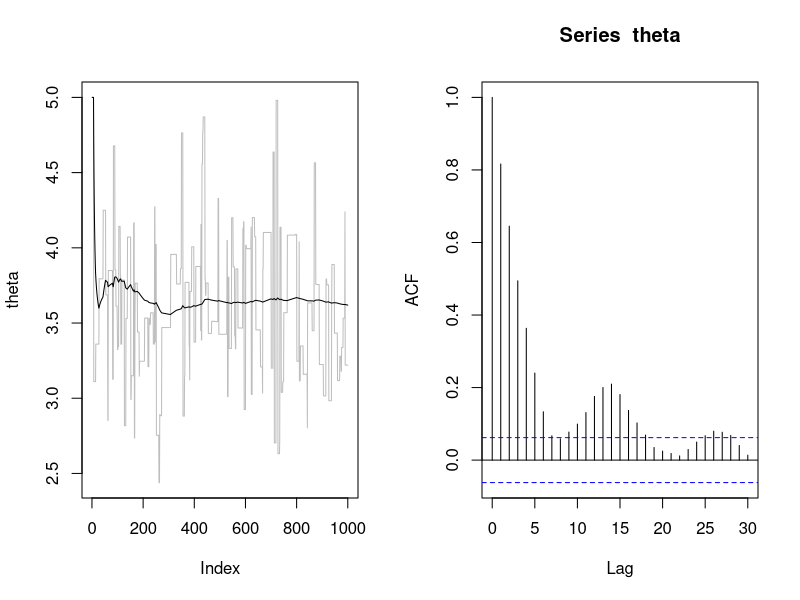
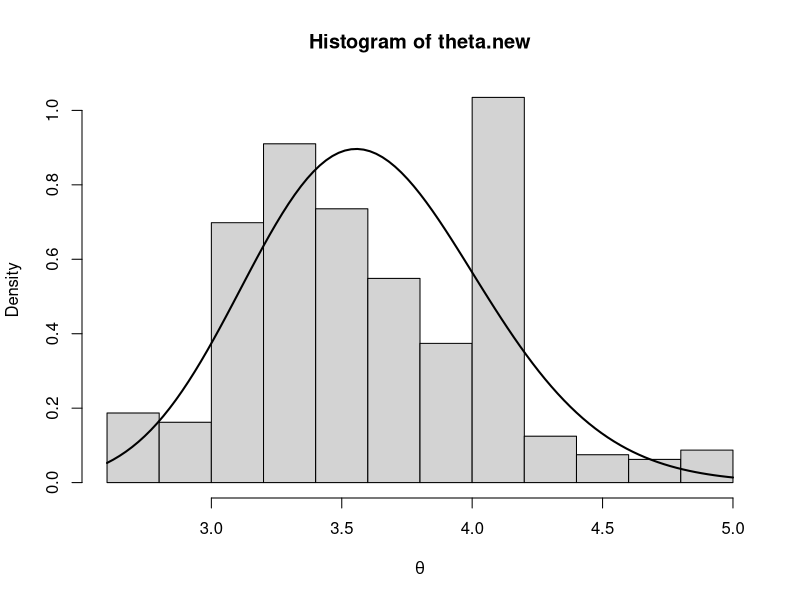
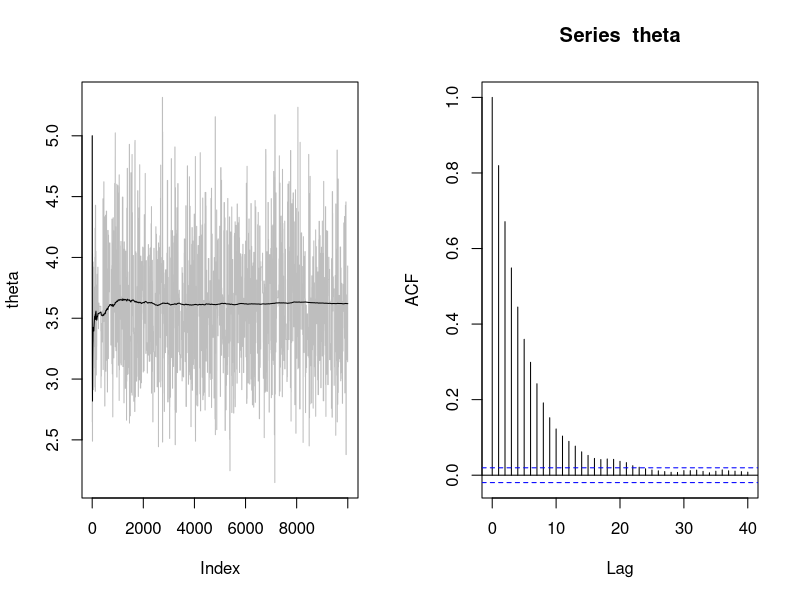
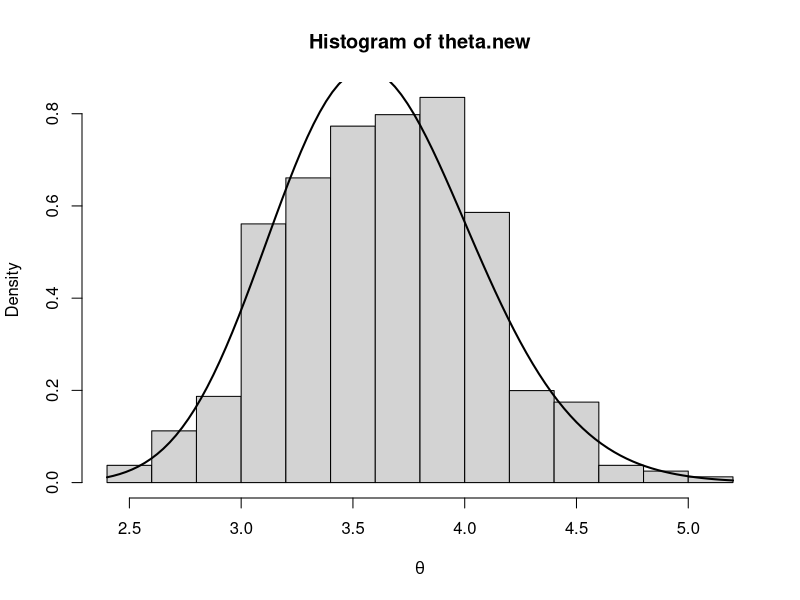
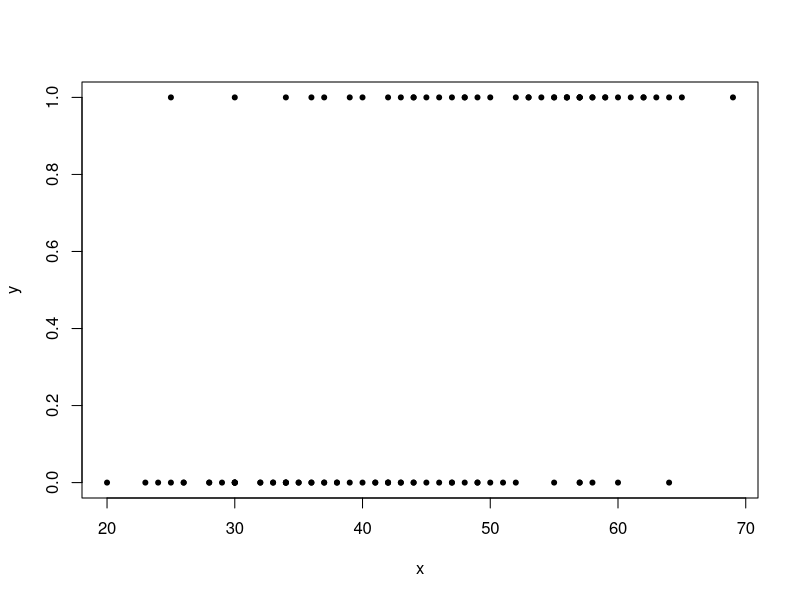
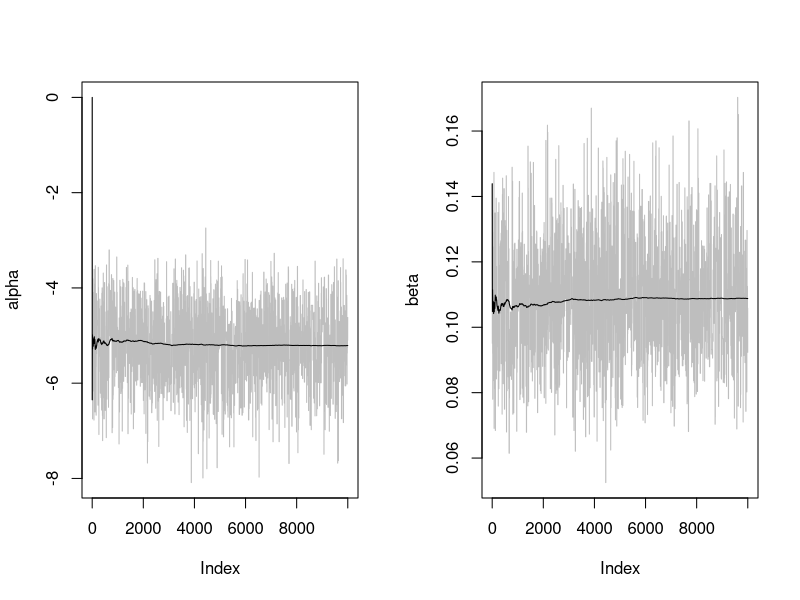
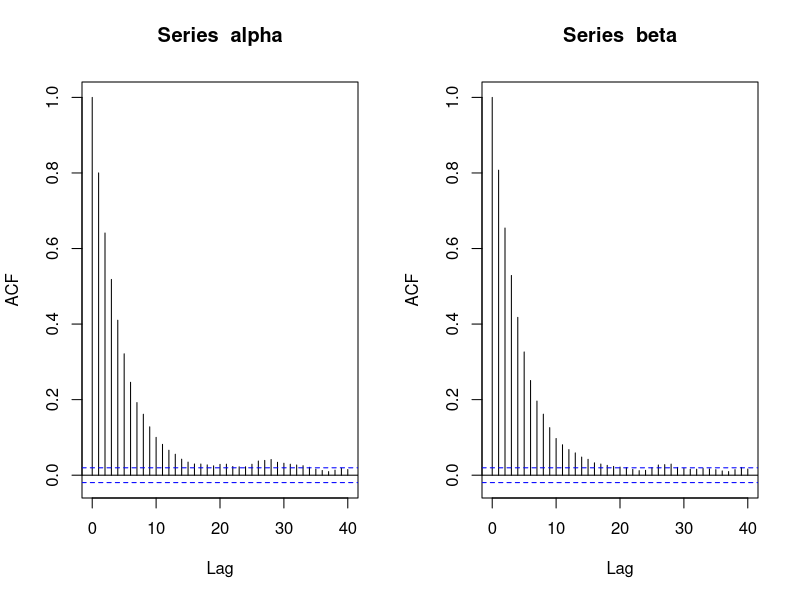
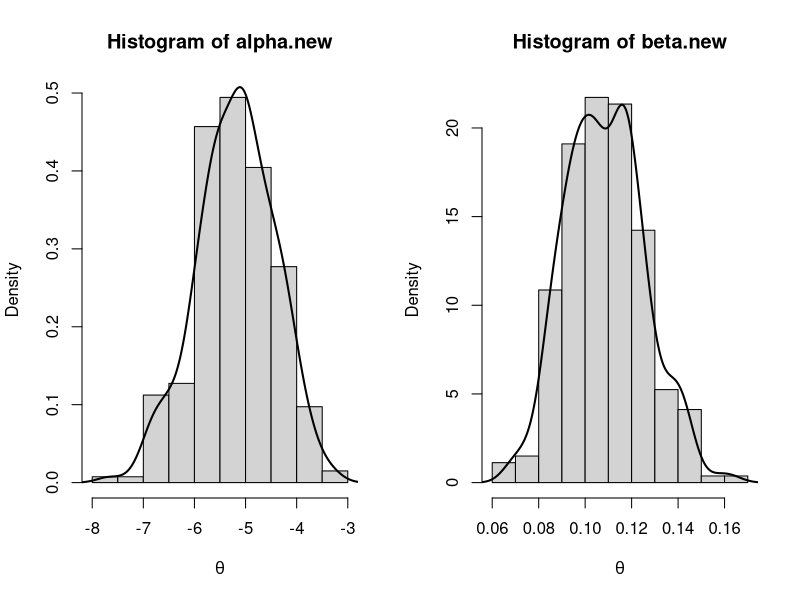

Write the R code that produced these figures, in order.
## ---- chunk 1
#| echo: true
#| eval: true

rm(list = ls())

B <- 1000
warmup <- 0.6

# Prior hyperparameters:
a <- 10
b <- 3
## ---- chunk 2
#| echo: true
#| eval: true

# Generating data:
set.seed(42)
n <- 15
sum_yi <- sum(rpois(n, 3))
## ---- chunk 3
#| echo: true
#| eval: true

k <- 0
theta <- numeric(B)
theta.mean <- numeric(B)

theta[1] <- 5
theta.mean[1] <- theta[1]
## ---- chunk 4
#| echo: true
#| eval: true

for(bb in 2:B){
  theta_star <- rexp(1, rate=1/theta[bb-1]) 
  
  alpha_prob <- 
    (theta_star/theta[bb-1])^(a+sum_yi-2)*
    exp(-(b+n)*(theta_star-theta[bb-1]))*
    exp(-theta[bb-1]/theta_star + theta_star/theta[bb-1])
  
  alpha_prob <- min(alpha_prob, 1)
  
  # Acceptance ?
  if(runif(1) <= alpha_prob){
    theta[bb] <- theta_star
    k <- k + 1
  } else {
    theta[bb] <- theta[bb-1]
  }
  
  theta.mean[bb] <- mean(theta[2:bb])
}
## ---- chunk 5
#| echo: true
#| eval: true

# Acceptance rate:
k/B
## ---- chunk 6
#| echo: true
#| eval: true

par(mfrow=c(1,2))
plot(theta, type="l", col="gray")
points(theta.mean, type="l")
acf(theta)
par(mfrow=c(1,1))
## ---- chunk 7
#| echo: true
#| eval: true

m <- warmup*B
theta.new <- theta[m:B]
## ---- chunk 8
#| echo: true
#| eval: true


hist(theta.new,prob=T,xlab=expression(theta))
curve(dgamma(x, a+sum_yi, rate=b+n),add=T,lwd=2)
par(mfrow=c(1,1))
## ---- chunk 9
#| echo: true
#| eval: true

B <- 10000
warmup <- 0.6

k <- 0
theta <- numeric(B)
theta.mean <- numeric(B)

theta[1] <- 5
theta.mean[1] <- theta[1]

for(bb in 2:B){
  theta_star <- rexp(1, rate=1/theta[bb-1]) 
  
  alpha_prob <- 
    (theta_star/theta[bb-1])^(a+sum_yi-2)*
    exp(-(b+n)*(theta_star-theta[bb-1]))*
    exp(-theta[bb-1]/theta_star + theta_star/theta[bb-1])
  
  alpha_prob <- min(alpha_prob,1)
  
  if(runif(1) <= alpha_prob){
    theta[bb] <- theta_star
    k <- k + 1
  } else {
    theta[bb] <- theta[bb-1]
  }
  
  theta.mean[bb] <- mean(theta[2:bb])
}
## ---- chunk 10
#| echo: true
#| eval: true


k/B
## ---- chunk 11
#| echo: true
#| eval: true

par(mfrow=c(1,2))
plot(theta, type="l", col="gray")
points(theta.mean, type="l")
acf(theta)
par(mfrow=c(1,1))
## ---- chunk 12
#| echo: true
#| eval: true

# Removing the warm up period:
m <- round(warmup*B)
thin <- 10
theta.new <- theta[seq(m, B, thin)]

# Comparing the real and simulated posterior:
hist(theta.new,prob=T,xlab=expression(theta))
curve(dgamma(x, a+sum_yi, rate=b+n),add=T,lwd=2)
par(mfrow=c(1,1))
## ---- chunk 13
#| echo: true
#| eval: true

rm(list=ls())

cardiac <- read.csv("data/cardiac.csv", header=T, sep=";")
str(cardiac)

y <- cardiac$Chd
x <- cardiac$Age
n <- nrow(cardiac)

plot(x, y, pch=20)
## ---- chunk 14
#| echo: true
#| eval: true

summary(glm(y ~ x, family="binomial"))
## ---- chunk 15
#| echo: true
#| eval: true

B <- 10000
warmup <- 0.6
## ---- chunk 16
#| echo: true
#| eval: true

b <- exp(-5.30945+.577216)

# From GLM estimates:
m_norm <- 0.1109
v_norm <- .02406^2

## ---- chunk 17
#| echo: true
#| eval: true

k <- 0
alpha <- numeric(B)
beta <- numeric(B)

alpha.mean <- numeric(B)
beta.mean <- numeric(B)

set.seed(42)
alpha[1] <- 0 #log(rexp(1, rate = 1/b))
alpha.mean[1] <- alpha[1]

beta[1] <- rnorm(1, m_norm, sqrt(v_norm))
beta.mean[1] <- beta[1]
## ---- chunk 18
#| echo: true
#| eval: true

Likelihood <- function(alpha, beta, y, x){
  eta <- alpha + beta*x
  theta <- (exp(eta)/(1+exp(eta)))
  L <- prod((theta^y)*((1-theta)^(1-y)))
  return(L)
}
## ---- chunk 19
#| echo: true
#| eval: true

set.seed(42)
for(bb in 2:B){
  alpha_star <- log(rexp(1, rate = 1/b))
  beta_star <- rnorm(1, m_norm, sqrt(v_norm))
  
  num <- Likelihood(alpha_star, beta_star, y, x)*dnorm(beta[bb-1], m_norm, sqrt(v_norm))
  den <- Likelihood(alpha[bb-1], beta[bb-1], y, x)*dnorm(beta_star, m_norm, sqrt(v_norm))
  
  alpha_prob <- min(num/den, 1)
  
  if(runif(1) <= alpha_prob){
    alpha[bb] <- alpha_star
    beta[bb] <- beta_star
    
    k <- k + 1
  } else {
    alpha[bb] <- alpha[bb-1]
    beta[bb] <- beta[bb-1]
  }
  
  alpha.mean[bb] <- mean(alpha[2:bb])
  beta.mean[bb] <- mean(beta[2:bb])
}
## ---- chunk 20
#| echo: true
#| eval: true

# Acceptance rate:
k/B
## ---- chunk 21
#| echo: true
#| eval: true

par(mfrow=c(1,2))
plot(alpha, type="l", col="gray")
points(alpha.mean, type="l")
plot(beta, type="l", col="gray")
points(beta.mean, type="l")
par(mfrow=c(1,1))

par(mfrow=c(1,2))
acf(alpha)
acf(beta)
par(mfrow=c(1,1))
## ---- chunk 22
#| echo: true
#| eval: true

m <- round(warmup*B)
thin <- 15
alpha.new <- alpha[seq(m, B, thin)]
beta.new <- beta[seq(m, B, thin)]
## ---- chunk 23
#| echo: true
#| eval: true

mean(alpha)
mean(beta)
## ---- chunk 24
#| echo: true
#| eval: true

quantile(beta, probs = c(.025, .975))
## ---- chunk 25
#| echo: true
#| eval: true

par(mfrow=c(1,2))
hist(alpha.new,prob=T,xlab=expression(theta))
lines(density(alpha.new),lwd=2)

hist(beta.new,prob=T,xlab=expression(theta))
lines(density(beta.new),lwd=2)
par(mfrow=c(1,1))
## ---- chunk 26
#| echo: true
#| eval: true

range(x)
theta_i <- matrix(NA, ncol=length(unique(x)), nrow=length(alpha.new))

for(i in 1:length(unique(x))){
  eta <- alpha.new + beta.new*unique(x)[i]
  theta_i[,i] <- exp(eta)/(1+exp(eta))
}

head(theta_i)
## ---- chunk 27
#| echo: true
#| eval: true

# Empty plot:
plot(0, 1, xlab = "Age", ylab = "P(Y = 1 | Age)",
     ylim=c(0,1), xlim=range(x), col="white")

for(i in 1:length(unique(x))){
  xx <- unique(x)[i]
  points(rep(xx, length(theta_i[,i])), 
         theta_i[,i], col="gray", pch=20)
}

points(x, y, pch=20)
abline(h = .5, col = "#D55E00", lty = "dashed")

x_grid <- seq(min(x)-1, max(x)+1, by = .5)
theta_grid <- numeric(length(x_grid))

for(i in 1:length(x_grid)){
  eta <- alpha.new + beta.new*x_grid[i]
  theta_grid[i] <- mean(exp(eta)/(1+exp(eta)))
}

points(x_grid, theta_grid, type = "l", lwd = 1.5)
